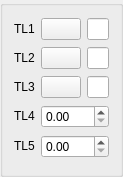
<ui version="4.0" >
 <class>DlgRef_3Sel2Spin_QTD</class>
 <widget class="QWidget" name="DlgRef_3Sel2Spin_QTD" >
  <property name="geometry" >
   <rect>
    <x>0</x>
    <y>0</y>
    <width>120</width>
    <height>177</height>
   </rect>
  </property>
  <property name="sizePolicy" >
   <sizepolicy vsizetype="Preferred" hsizetype="Preferred" >
    <horstretch>0</horstretch>
    <verstretch>0</verstretch>
   </sizepolicy>
  </property>
  <property name="windowTitle" >
   <string/>
  </property>
  <layout class="QGridLayout" >
   <property name="margin" >
    <number>0</number>
   </property>
   <property name="spacing" >
    <number>0</number>
   </property>
   <item row="0" column="0" >
    <widget class="QGroupBox" name="GroupBox1" >
     <property name="sizePolicy" >
      <sizepolicy vsizetype="Preferred" hsizetype="Preferred" >
       <horstretch>0</horstretch>
       <verstretch>0</verstretch>
      </sizepolicy>
     </property>
     <property name="title" >
      <string/>
     </property>
     <layout class="QGridLayout" name="gridLayout" >
      <item row="0" column="0" >
       <widget class="QLabel" name="TextLabel1" >
        <property name="sizePolicy" >
         <sizepolicy vsizetype="Fixed" hsizetype="Fixed" >
          <horstretch>0</horstretch>
          <verstretch>0</verstretch>
         </sizepolicy>
        </property>
        <property name="text" >
         <string>TL1</string>
        </property>
        <property name="wordWrap" >
         <bool>false</bool>
        </property>
       </widget>
      </item>
      <item row="0" column="1" >
       <widget class="QPushButton" name="PushButton1" >
        <property name="sizePolicy" >
         <sizepolicy vsizetype="Fixed" hsizetype="Fixed" >
          <horstretch>0</horstretch>
          <verstretch>0</verstretch>
         </sizepolicy>
        </property>
        <property name="text" >
         <string/>
        </property>
       </widget>
      </item>
      <item row="0" column="2" >
       <widget class="QLineEdit" name="LineEdit1" />
      </item>
      <item row="1" column="0" >
       <widget class="QLabel" name="TextLabel2" >
        <property name="sizePolicy" >
         <sizepolicy vsizetype="Fixed" hsizetype="Fixed" >
          <horstretch>0</horstretch>
          <verstretch>0</verstretch>
         </sizepolicy>
        </property>
        <property name="text" >
         <string>TL2</string>
        </property>
        <property name="wordWrap" >
         <bool>false</bool>
        </property>
       </widget>
      </item>
      <item row="1" column="1" >
       <widget class="QPushButton" name="PushButton2" >
        <property name="sizePolicy" >
         <sizepolicy vsizetype="Fixed" hsizetype="Fixed" >
          <horstretch>0</horstretch>
          <verstretch>0</verstretch>
         </sizepolicy>
        </property>
        <property name="text" >
         <string/>
        </property>
       </widget>
      </item>
      <item row="1" column="2" >
       <widget class="QLineEdit" name="LineEdit2" />
      </item>
      <item row="2" column="0" >
       <widget class="QLabel" name="TextLabel3" >
        <property name="sizePolicy" >
         <sizepolicy vsizetype="Fixed" hsizetype="Fixed" >
          <horstretch>0</horstretch>
          <verstretch>0</verstretch>
         </sizepolicy>
        </property>
        <property name="text" >
         <string>TL3</string>
        </property>
        <property name="wordWrap" >
         <bool>false</bool>
        </property>
       </widget>
      </item>
      <item row="2" column="1" >
       <widget class="QPushButton" name="PushButton3" >
        <property name="sizePolicy" >
         <sizepolicy vsizetype="Fixed" hsizetype="Fixed" >
          <horstretch>0</horstretch>
          <verstretch>0</verstretch>
         </sizepolicy>
        </property>
        <property name="text" >
         <string/>
        </property>
       </widget>
      </item>
      <item row="2" column="2" >
       <widget class="QLineEdit" name="LineEdit3" />
      </item>
      <item row="3" column="0" >
       <widget class="QLabel" name="TextLabel4" >
        <property name="sizePolicy" >
         <sizepolicy vsizetype="Fixed" hsizetype="Fixed" >
          <horstretch>0</horstretch>
          <verstretch>0</verstretch>
         </sizepolicy>
        </property>
        <property name="text" >
         <string>TL4</string>
        </property>
        <property name="wordWrap" >
         <bool>false</bool>
        </property>
       </widget>
      </item>
      <item row="3" column="1" colspan="2" >
       <widget class="SalomeApp_DoubleSpinBox" name="SpinBox_DX" />
      </item>
      <item row="4" column="0" >
       <widget class="QLabel" name="TextLabel5" >
        <property name="sizePolicy" >
         <sizepolicy vsizetype="Fixed" hsizetype="Fixed" >
          <horstretch>0</horstretch>
          <verstretch>0</verstretch>
         </sizepolicy>
        </property>
        <property name="text" >
         <string>TL5</string>
        </property>
        <property name="wordWrap" >
         <bool>false</bool>
        </property>
       </widget>
      </item>
      <item row="4" column="1" colspan="2" >
       <widget class="SalomeApp_DoubleSpinBox" name="SpinBox_DY" />
      </item>
     </layout>
    </widget>
   </item>
  </layout>
 </widget>
 <layoutdefault spacing="6" margin="11" />
 <pixmapfunction>qPixmapFromMimeSource</pixmapfunction>
 <customwidgets>
  <customwidget>
   <class>SalomeApp_DoubleSpinBox</class>
   <extends>QDoubleSpinBox</extends>
   <header location="global" >SalomeApp_DoubleSpinBox.h</header>
  </customwidget>
 </customwidgets>
 <tabstops>
  <tabstop>PushButton1</tabstop>
  <tabstop>LineEdit1</tabstop>
  <tabstop>PushButton2</tabstop>
  <tabstop>LineEdit2</tabstop>
  <tabstop>PushButton3</tabstop>
  <tabstop>LineEdit3</tabstop>
  <tabstop>SpinBox_DX</tabstop>
 </tabstops>
 <resources/>
 <connections/>
</ui>
